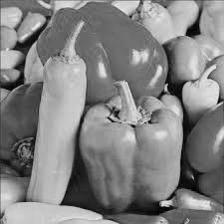
#> input picture pic/peppers.jpg, 224 x 224 px, found by its file name
$ python interpolations.py
#> lines starting #> are read from the running program, lines starting #| are printed output that depends on the picture
#> further down, peppers is the input picture: shape (224, 224); min 0, max 239, mean 129.9
import numpy as np
import cv2                      # we used cv2 only to import and export images
import matplotlib.pyplot as plt
from pic import *


def interpolation_bi_linear(img):
    # symmetric bi-linear interpolation
    factor = 2
    i = 1
    X = img.shape[0]
#> X = 224
    Y = img.shape[1]
#> Y = 224
    pic_pad = np.pad(img, 1, mode='constant')                                     # pad for edges
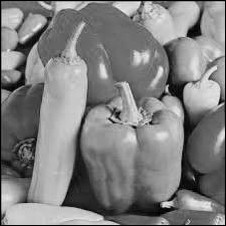
#> pic_pad: shape (226, 226); min 0, max 239, mean 127.6
    pic_after_inter = np.zeros((X*factor, Y*factor), dtype=np.uint8)              # we expand resolution by factor

    for x in range(X*factor):                                                     # go through the matrix rows
        for y in range(Y*factor):                                                 # go through the matrix columns
            if (x + y) % factor == 0:                                             # original pic values moved by factor
                pic_after_inter[x][y] = img[x//factor][y//factor]
                i = 1
            else:
                p1 = i / factor * pic_pad[x // factor + 1][y // factor + 2] + (1 - i / factor) * \
                     pic_pad[x // factor + 1][y // factor + 1]
                p2 = i / factor * pic_pad[x // factor + 2][y // factor + 2] + (1 - i / factor) * \
                     pic_pad[x // factor + 2][y // factor + 1]

                pic_after_inter[x][y] = int(round(0.5 * (p1+p2)))
                i += 1
    return pic_after_inter


def create_bicubic_matrix():
    cube = 16
    idx = 0
    mat = np.zeros((cube, cube))
    for i in range(4):
        for j in range(4):
            X_values = np.matrix([-2, -1, 0, 1])
            Y_values = np.matrix([-2, -1, 0, 1])
            X_values = np.power(X_values, i)
            Y_values = np.power(Y_values, j)
            multiply = X_values.transpose() @ Y_values
            multiply = np.reshape(multiply, (cube, 1))
            mat[:, idx] = np.reshape(multiply, (16,))
            idx = idx + 1
    return mat


def bicubic_interpolation(img, factor=2):
    # Bicubic interpolation
    matrix = create_bicubic_matrix()
    mat_inv = np.linalg.inv(matrix)

    X = img.shape[0]
#> X = 224
    Y = img.shape[1]
#> Y = 224

    # Pad for edges of the image
    img_pad = np.pad(img, ((1, 2), (1, 2)), mode='reflect')
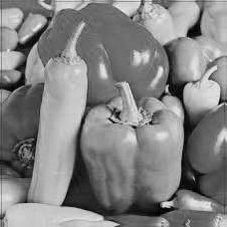
#> img_pad: shape (227, 227); min 0, max 239, mean 130.4
    img_inter = np.zeros((X * factor, Y * factor), dtype=np.uint8)

    # Go over the image pixels an compute interpolation
    for i in range(X * factor):
        for j in range(Y * factor):
            x = i / factor
            y = j / factor
            x1 = int(np.floor(x))
            y1 = int(np.floor(y))
            neighbors = img_pad[x1:x1 + 4, y1:y1 + 4]
            x -= x1
            y -= y1
            cubic_x = np.matrix([1, x, x ** 2, x ** 3])
            cubic_y = np.matrix([1, y, y ** 2, y ** 3]).transpose()
            coeffs = np.reshape(mat_inv @ neighbors.flatten(), (4, 4))
            result = np.sum(cubic_x * (coeffs * cubic_y))
            img_inter[i, j] = np.clip(result, 0, 255)
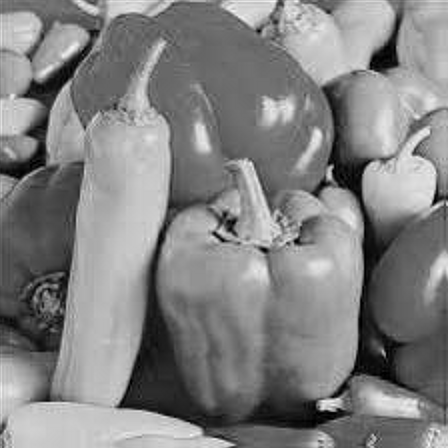
#> img_inter: shape (448, 448); min 0, max 247, mean 129.9

    return img_inter


if __name__ == '__main__':
    peppers = cv2.imread('peppers.jpg', 0)
    bi_linear_img = interpolation_bi_linear(peppers)
    bicubic_img = bicubic_interpolation(peppers)

    # show results
    f, arr = plt.subplots(1, 3)
    arr[0].imshow(cv2.cvtColor(peppers, cv2.COLOR_BGR2RGB))
    arr[1].imshow(cv2.cvtColor(bi_linear_img, cv2.COLOR_BGR2RGB))
    arr[2].imshow(cv2.cvtColor(bicubic_img, cv2.COLOR_BGR2RGB))
    arr[0].set_title('original image')
    arr[1].set_title('bi-linear interpolation')
    arr[2].set_title('bicubic interpolation')
    plt.show()
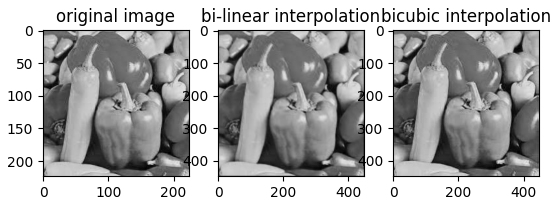
#> figure drawn by matplotlib, 3 panels
